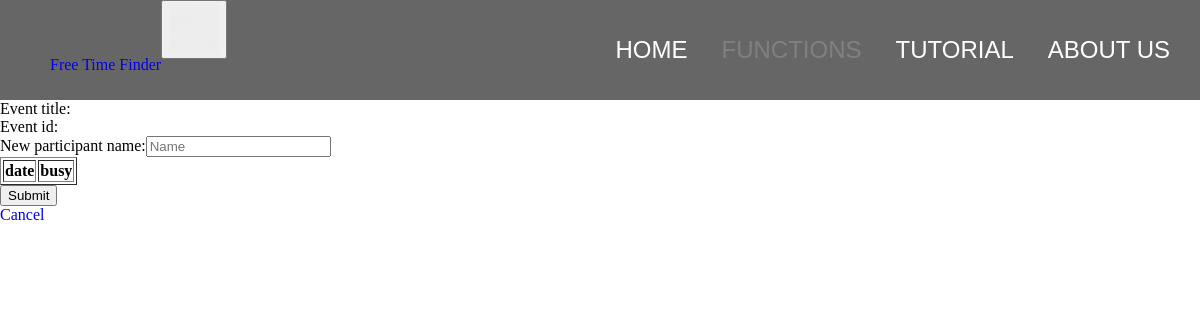
Page /add_new_participant?event_id=6 on the earlier database version.
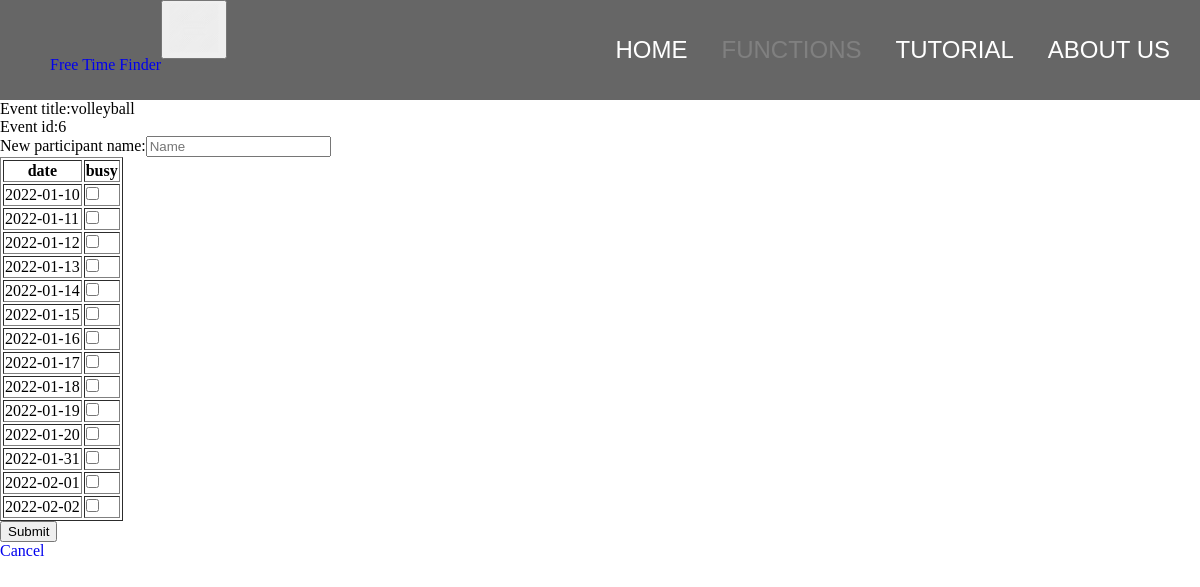
Same page on the later database version.
### main.py (models this page shows, shortened)
class Event(db.Model):
    id = db.Column(db.Integer, primary_key=True)
    title = db.Column(db.String(100))
    dates = db.relationship("Date", cascade="all, delete-orphan", backref="event")
    people = db.relationship("Person", cascade="all, delete-orphan", backref="event")

class Date(db.Model):
    id = db.Column(db.Integer, primary_key=True)
    date = db.Column(db.Date)
    event_id = db.Column(db.Integer, db.ForeignKey("event.id"))

### main.py (the view)
@app.route("/add_new_participant", methods=["GET", "POST"])
def add_new_participant():
    event_id = request.args.get("event_id")
    query_event = Event.query.filter_by(id=event_id).first()
    if request.method == "POST":
        new_name = request.form["name"]
        new_person = Person(name=new_name, event=query_event)
        db.session.add(new_person)
        for i in request.form:
            if i != "name":
                busy_date = datetime.datetime.strptime(i, "%Y-%m-%d").date()
                new_busy_date = Busy_date(date=busy_date, person=new_person)
                db.session.add(new_busy_date)
        db.session.commit()
        return render_template("add_new_participant_status.html", status="Success", person=new_person)
    else:
        return render_template("add_new_participant.html", event=query_event)

### templates/add_new_participant.html (shortened to what this page needs)
{% extends "base.html" %}
{% block navright %}
<li><a href="/">Home</a></li>
<li><a href="/functions" class="active">Functions</a></li>
<li><a href="/tutorial">Tutorial</a></li>
<li><a href="/about">About Us</a></li>
{% endblock %}
{% block content %}
<p>Event title:{{event.title}}</p>
<p>Event id:{{event.id}}</p>
<form id = "event_inp" action = "#" method="post">
    <p>New participant name:<input type="text" name="name", placeholder="Name" required></p>
    <table border="1">
        <tr>
            <th>date</th>
            <th>busy</th>
        </tr>
    {% for date in event.dates %}
        <tr>
            <td>{{date.date}}</td>
            <td><input type="checkbox" name="{{date.date}}"></td>
        </tr>
    {% endfor %}
    </table>
    <p id='subm'><input type='submit' value='Submit'></p>
    <a href="/find_event?event_id={{event.id}}"><p>Cancel</p></a>
</form>
{% endblock %}

### templates/base.html (shortened to what this page needs)
<!DOCTYPE html>
<html lang="en">
<head>
    <link rel="stylesheet" href="{{ url_for('static', filename='css/main.css') }}">
</head>
<body>
  <div class="nav">
    <button type="button" id='menu' onclick=''><img src="{{ url_for('static', filename='menu.png') }}" width='50' height='50'></button>
    <div id="navleft">
        <a href="/" id="logo">Free Time Finder</a>
    </div>
    <div id="navright">
        <ul>
            {% block navright %}
            {% endblock %}
        </ul>
    </div>
  </div>
  <div id="blank"></div>
    {% block content %}
    {% endblock %}
</body>
</html>

### static/css/main.css (style rules this page uses)
#blank { height:100px; }
body { background-color:white; }
* { margin:0px; list-style: none; }
a { text-decoration: none; }
.nav { background-color:rgba(0,0,0,0.6); margin-top:0px; height:100px; width:100%; position: fixed; z-index: 3; -webkit-animation: fadein 1s; -moz-animation: fadein 1s; -ms-animation: fadein 1s; -o-animation: fadein 1s; animation: fadein 1s; }
#navleft { float:left; line-height: 100px; padding-left: 50px; padding-top:15px; }
#navright { float:right; line-height: 100px; }
#navright li { display:inline; }
#navright a { color:white; font-size:1.5em; margin-right:30px; text-transform: uppercase; text-decoration: none; transition: color 0.1s; font-family: 'Poppins', sans-serif; }
#navright .active { color:grey; }

Differences in the rows shown:
added Event: title "volleyball", id "6"
added Date: date "2022-01-10"
added Date: date "2022-01-11"
added Date: date "2022-01-12"
added Date: date "2022-01-13"
added Date: date "2022-01-14"
added Date: date "2022-01-15"
added Date: date "2022-01-16"
added Date: date "2022-01-17"
added Date: date "2022-01-18"
added Date: date "2022-01-19"
added Date: date "2022-01-20"
added Date: date "2022-01-31"
added Date: date "2022-02-01"
added Date: date "2022-02-02"
